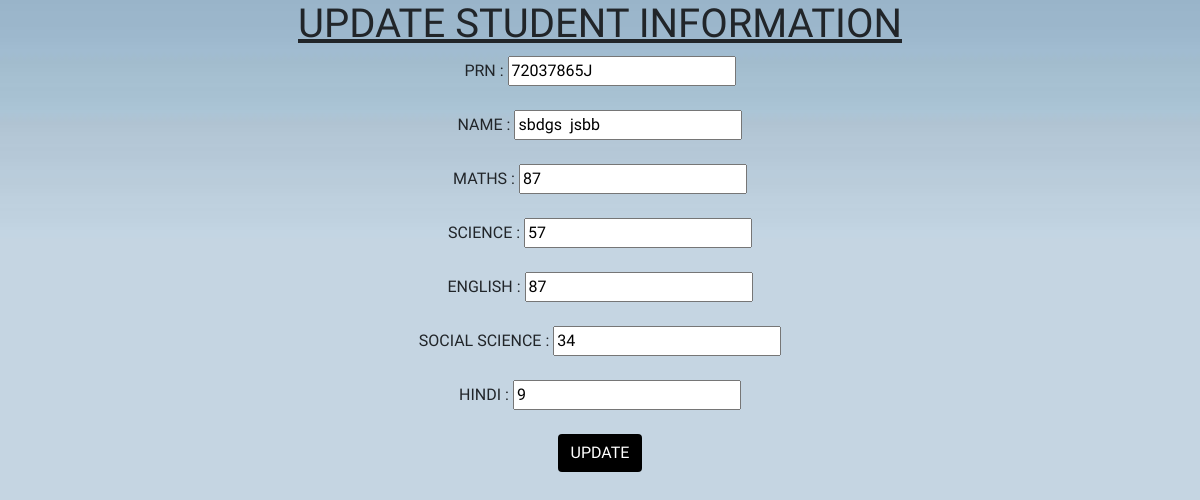
The app's page /update/72037865J/ (signed in) with its own data.
### testapp/models.py (models this page shows)
class resultmodel(models.Model):
    prn = models.CharField(max_length=20,primary_key=True)
    name = models.CharField(max_length = 100)
    maths = models.IntegerField(validators=[
            MaxValueValidator(100),
            MinValueValidator(1)
        ])
    science = models.IntegerField(validators=[
            MaxValueValidator(100),
            MinValueValidator(1)
        ])
    english = models.IntegerField(validators=[
            MaxValueValidator(100),
            MinValueValidator(1)
        ])
    socialsci = models.IntegerField(validators=[
            MaxValueValidator(100),
            MinValueValidator(1)
        ])
    hindi = models.IntegerField(validators=[
            MaxValueValidator(100),
            MinValueValidator(1)
        ])

### testapp/views.py (the view)
# urls.py: url(r'^update/(?P<prn>\d*[A-Z a-z])/$', views.update_view),
@login_required
def update_view(request,prn):
    student = resultmodel.objects.get(prn=prn)
    if request.method == 'POST':
        form = studentForm(request.POST,instance=student)
        if form.is_valid():
            form.save()
        return redirect('/teacher')
    return render(request,'testapp/update.html',{ 'student':student})

### template/testapp/update.html (shortened to what this page needs)
<!DOCTYPE html>
{%load static%}
<html lang="en">
<head>
    <link rel="stylesheet" href="{% static 'images/download.jpg' %}">
    <link href="https://cdn.jsdelivr.net/npm/bootstrap@5.1.1/dist/css/bootstrap.min.css" rel="stylesheet">
</head>
<body   align='center'>
    <h1>UPDATE STUDENT INFORMATION</h1>
    <form align='center' method="POST">
        PRN : <input type="text" name='prn' value="{{student.prn}}"><br><br>
        NAME : <input type="text" name='name' value="{{student.name}}"><br><br>
        MATHS : <input type="text" name='maths' value="{{student.maths}}"><br><br>
        SCIENCE : <input type="text" name='science' value="{{student.science}}"><br><br>
        ENGLISH : <input type="text" name='english' value="{{student.english}}"><br><br>
        SOCIAL SCIENCE : <input type="text" name='socialsci' value="{{student.socialsci}}"><br><br>
        HINDI : <input type="text" name='hindi' value="{{student.hindi}}"><br><br>
        <input type="submit" value="UPDATE" class="btn">
    </form>
</body>
</html>

### records on screen
resultmodel: prn "72037865J", name "sbdgs jsbb", maths "87", science "57", english "87", socialsci "34", hindi "9"
